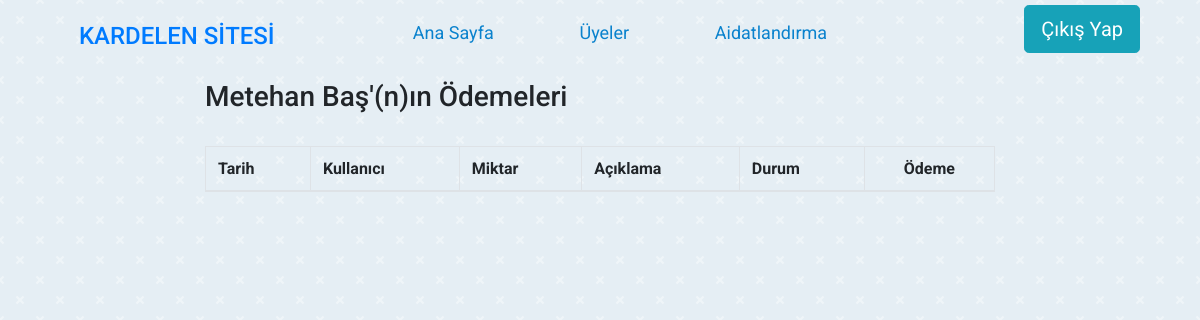
/user-bill.php?id=101, run on an earlier commit of the app's database.
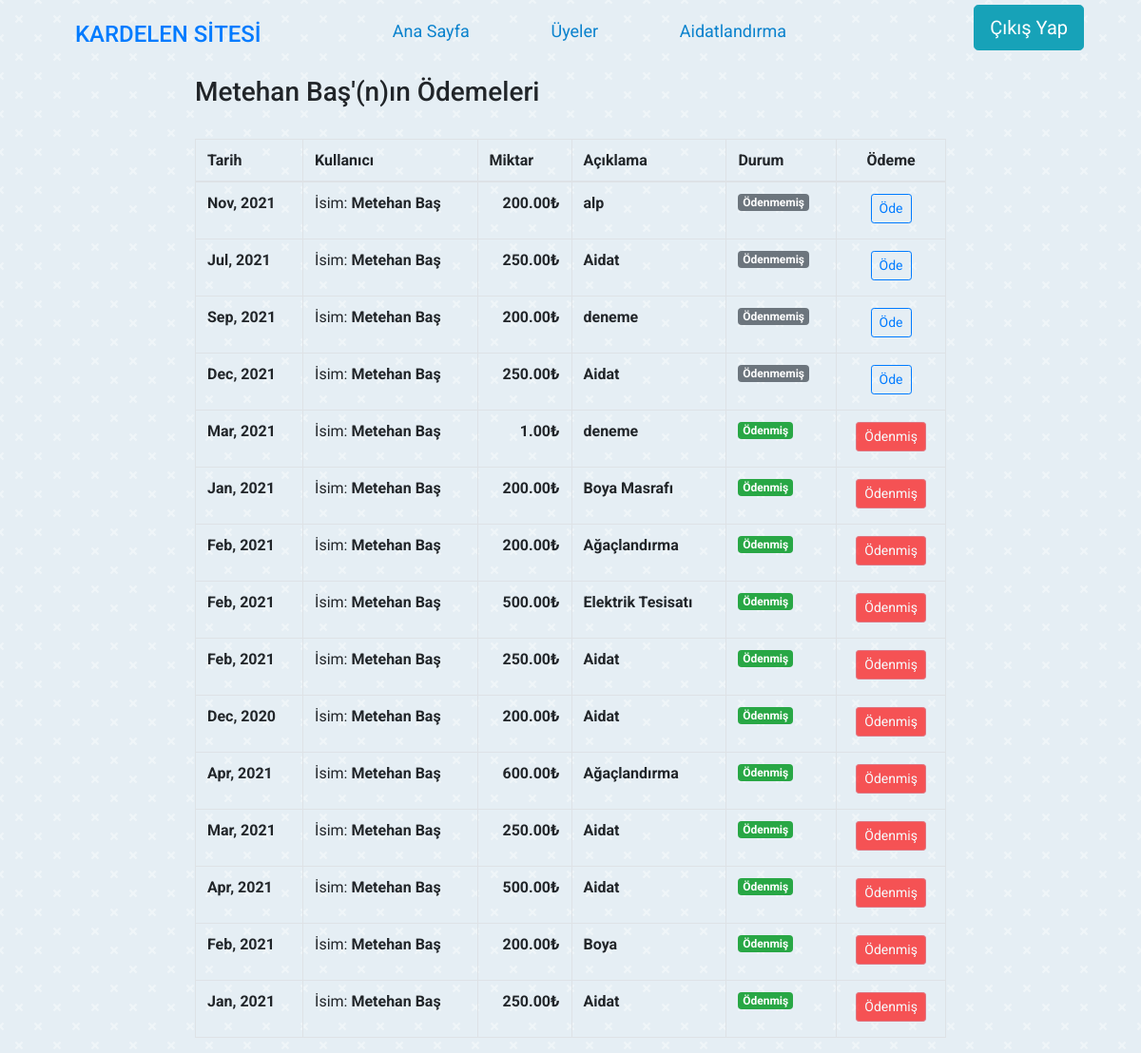
And on a later commit of the database.
### tables this page shows
CREATE TABLE `billing` (
  `id` int(11) NOT NULL,
  `billing_date` date NOT NULL DEFAULT current_timestamp(),
  `user_id` int(30) NOT NULL,
  `status` int(1) NOT NULL DEFAULT 0 COMMENT '	0=pending,1=paid	',
  `payment_date` date DEFAULT NULL,
  `amount` double NOT NULL,
  `detail` varchar(55) DEFAULT NULL
);

CREATE TABLE `users` (
  `id` int(11) NOT NULL,
  `user_name` varchar(255) NOT NULL,
  `password` varchar(255) NOT NULL,
  `name` varchar(255) NOT NULL,
  `email` varchar(55) NOT NULL,
  `phonenum` varchar(11) NOT NULL,
  `phonenum1` varchar(11) NOT NULL,
  `block` varchar(255) NOT NULL,
  `flat` int(2) NOT NULL,
  `regdate` date DEFAULT NULL,
  `exitdate` date DEFAULT NULL
);

### user-bill.php (the view, shortened to what this page needs)
<?php include "db_conn.php";
$gid=$_GET['id'];
$query = "SELECT * from users where id='".$gid."'";
$result = mysqli_query($conn, $query) or die ( mysqli_error());
$row = mysqli_fetch_assoc($result);
?>
<html lang="en" dir="ltr">
  <head>
    <link rel="stylesheet" href="https://cdn.jsdelivr.net/npm/bootstrap@4.5.3/dist/css/bootstrap.min.css">
    <link rel="stylesheet" href="./css/style.css">
  </head>
  <body>
    <header>
      <div class="logo-container">
        <a href="admin-panel.php" style="text-decoration:none;font-weight: 400;margin:7% 7%;">
          <h4>KARDELEN SİTESİ</h4>
        </a>
      </div>
      <nav>
        <ul class="nav-links">
					<li><a class="nav-link" href="admin-panel.php">Ana Sayfa</a></li>
          <li><a class="nav-link" href="users.php">Üyeler</a></li>
          <li><a class="nav-link" href="billing.php">Aidatlandırma</a></li>
        </ul>
      </nav>
      <div class="cart"  style="margin-top:1%;">
        <ul class="nav-links">
          <li>
            <p>
              <a href="logout.php" class="btn btn-info btn-lg">
                <span class="glyphicon glyphicon-log-out"></span> Çıkış Yap
              </a>
            </p>
          </li>
        </ul>
      </div>
    </header>
    <div class="row">
      <div class="col-sm-2">
      </div>
      <div class="col-sm-8">
        <section id="main-content">
        <section class="wrapper">
          <h3><?php echo $row['name'];?>'(n)ın Ödemeleri</h3> <br>
      <div class="row">
                <div class="col-md-12">
                  <table class="table table-bordered table-condensed table-hover">
                    <thead>
                      <tr>
                        <th class="">Tarih</th>
                        <th class="">Kullanıcı</th>
                        <th class="">Miktar</th>
                        <th class="">Açıklama</th>
                        <th class="">Durum</th>
                        <th class="text-center">Ödeme</th>
                      </tr>
                    </thead>
                    <tbody>
                      <?php
                      $billing = $conn->query("SELECT b.*,u.name from billing b inner join users u on u.id = b.user_id  where user_id =$gid order by status asc");
                        while($row=$billing->fetch_assoc()):
                        ?>
                      <tr>
                        <td class="">
                           <p> <b><?php echo date("M, Y",strtotime($row['billing_date'])) ?></b></p>
                        </td>
                        <td class="">
                           <p> İsim: <b><?php echo ucwords($row['name']) ?></b></p>
                        </td>
                        <td class="">
                           <p class="text-right"> <b><?php echo number_format($row['amount'],2)."₺" ?></b></p>
                        </td>
                        <td class="">
                           <p class="text-left"> <b><?php echo $row['detail']?></b></p>
                        </td>
                        <td class="">
                          <?php if($row['status'] == 1): ?>
                           <span class="badge badge-success">Ödenmiş</span>
                          <?php else: ?>
                           <span class="badge badge-secondary">Ödenmemiş</span>
                          <?php endif; ?>
                        </td>
                        <td class="text-center">
                           <?php if($row['status'] == 0): ?>
                           <a href="user-bill-pay.php?id=<?php echo $row['id'];?>">
                          <button class="btn btn-sm btn-outline-primary view_billing" type="button" onClick="return confirm('Borcu ödemek istediğinizden emin misiniz?');">Öde</button> </a>
                           <?php else: ?>
                             <a href="">
                             <button class="btn btn-sm btn-outline-danger view_billing" type="button" style="background-color:red;color:white;" disabled>Ödenmiş</button> </a>
                             <?php endif; ?>
                        </td>
                      </tr>
                      <?php endwhile; ?>
                    </tbody>
                  </table>
            </div>
  </section>
      </div>
    </body>
</html>

What changed in the data, as far as the page shows it:
added billing: billing_date "Nov, 2021", user.name "Metehan Baş", amount "200.00", detail "alp", status "Ödenmemiş"
added billing: billing_date "Jul, 2021", user.name "Metehan Baş", amount "250.00", detail "Aidat", status "Ödenmemiş"
added billing: billing_date "Sep, 2021", user.name "Metehan Baş", amount "200.00", detail "deneme", status "Ödenmemiş"
added billing: billing_date "Dec, 2021", user.name "Metehan Baş", amount "250.00", detail "Aidat", status "Ödenmemiş"
added billing: billing_date "Mar, 2021", user.name "Metehan Baş", amount "1.00", detail "deneme", status "Ödenmiş"
added billing: billing_date "Jan, 2021", user.name "Metehan Baş", amount "200.00", detail "Boya Masrafı", status "Ödenmiş"
added billing: billing_date "Feb, 2021", user.name "Metehan Baş", amount "200.00", detail "Ağaçlandırma", status "Ödenmiş"
added billing: billing_date "Feb, 2021", user.name "Metehan Baş", amount "500.00", detail "Elektrik Tesisatı", status "Ödenmiş"
added billing: billing_date "Feb, 2021", user.name "Metehan Baş", amount "250.00", detail "Aidat", status "Ödenmiş"
added billing: billing_date "Dec, 2020", user.name "Metehan Baş", amount "200.00", detail "Aidat", status "Ödenmiş"
added billing: billing_date "Apr, 2021", user.name "Metehan Baş", amount "600.00", detail "Ağaçlandırma", status "Ödenmiş"
added billing: billing_date "Mar, 2021", user.name "Metehan Baş", amount "250.00", detail "Aidat", status "Ödenmiş"
added billing: billing_date "Apr, 2021", user.name "Metehan Baş", amount "500.00", detail "Aidat", status "Ödenmiş"
added billing: billing_date "Feb, 2021", user.name "Metehan Baş", amount "200.00", detail "Boya", status "Ödenmiş"
added billing: billing_date "Jan, 2021", user.name "Metehan Baş", amount "250.00", detail "Aidat", status "Ödenmiş"
